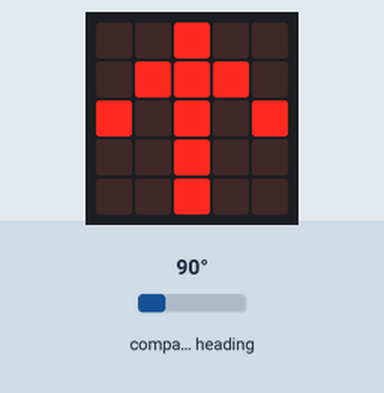
The program below on a simulated BBC micro:bit (MakeCode). Shown: the board's 5×5 LED display. Inputs (shaded band) come from the test bench; at power-on: compass heading 90°. The compass is already calibrated.

Above: at 1.2 s.
1.3 s: compass heading set to 47°
2.8 s: compass heading set to 39°
At 3.5 s:
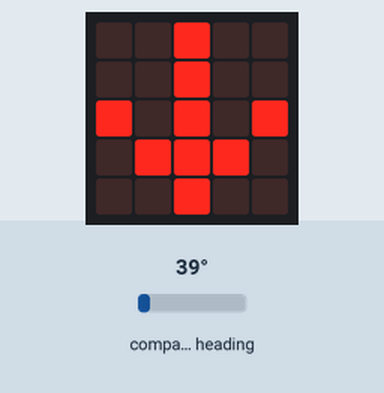
4.4 s: compass heading set to 90°
At 5.3 s:
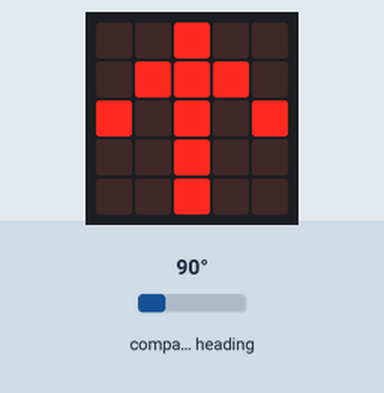
6.1 s: compass heading set to 7°
At 7.1 s:
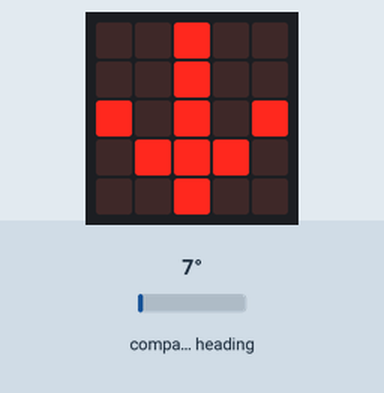
Timing chart, 0 to 8.8 s (numbered marks = the images above; inputs shaded):
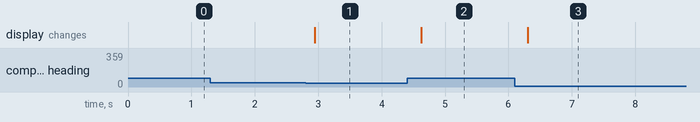

Measured:
- the behaviour switches between 45 and 44° on compass heading (found by bisection; images 0 and 1)
- after the input at 1.3 s, every drawn part: stays the same
- after the input at 2.8 s, the display: changes after 0.14 s (image 1)
- after the input at 4.4 s, the display: changes after 0.22 s (image 2)
- after the input at 6.1 s, the display: changes after 0.21 s (image 3)

The program:

main.ts
```typescript
basic.forever(function () {
    if (input.compassHeading() >= 45) {
        basic.showLeds(`
            . . # . .
            . # # # .
            # . # . #
            . . # . .
            . . # . .
            `)
    } else if (input.compassHeading() >= 135) {
        basic.showLeds(`
            . . # . .
            . # . . .
            # # # # #
            . # . . .
            . . # . .
            `)
    } else if (input.compassHeading() < 225) {
        basic.showLeds(`
            . . # . .
            . . # . .
            # . # . #
            . # # # .
            . . # . .
            `)
    } else if (input.compassHeading() >= 315) {
        basic.showLeds(`
            . . # . .
            . . . # .
            # # # # #
            . . . # .
            . . # . .
            `)
    } else {

    }
})
```

test.ts
```typescript
// tests gaan hier; deze zal niet worden gecompileerd wanneer dit pakket wordt gebruikt als extensie.
```
